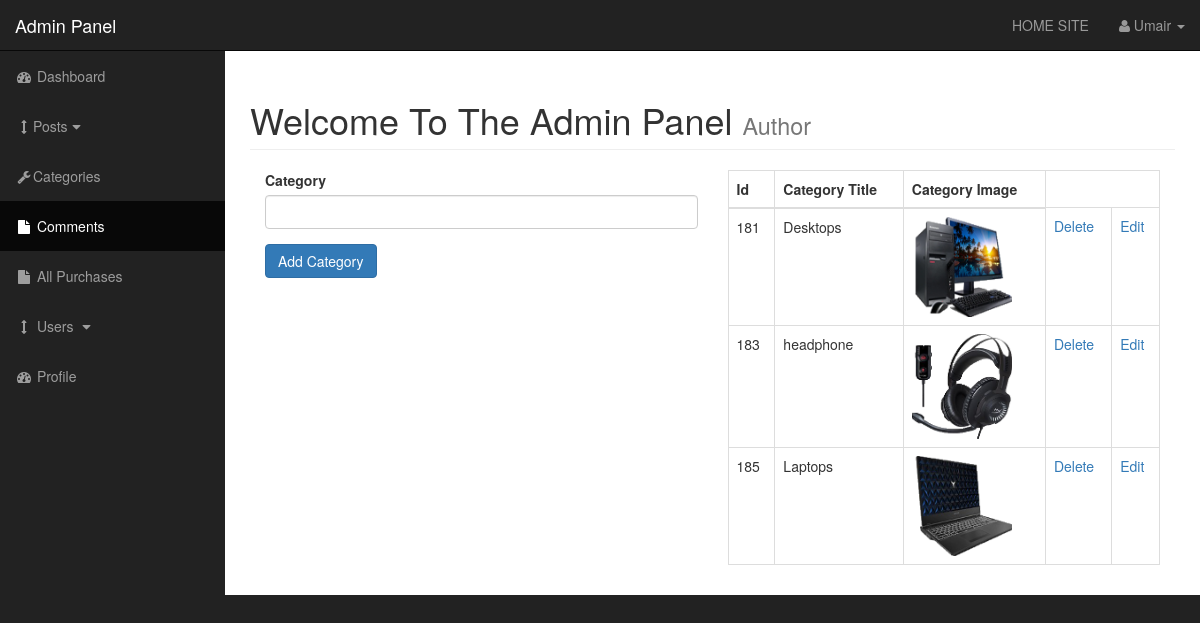
/admin/categories.php (signed in), run on the app's committed database.
### tables this page shows
CREATE TABLE `categories` (
  `cat_id` int(4) NOT NULL,
  `cat_title` varchar(9999) NOT NULL,
  `cat_images` varchar(9999) NOT NULL,
  `cat_description` varchar(9999) NOT NULL
);

### admin/includes/functions.php (the view, shortened to what this page needs)
<?php
function findallcategories(){
                            global $connection;
                                    $query="SELECT * FROM categories";
                                    $select_categories=mysqli_query($connection,$query);
                                   while($row=mysqli_fetch_assoc($select_categories)){
                                       $cat_title=$row['cat_title'];
                                       $cat_id=$row['cat_id'];
                                       $cat_image=$row['cat_images'];
                                       echo "<tr>";
                                       echo "<td>{$cat_id}</td>";
                                       echo "<td>{$cat_title}</td>";
                                       echo "<td><img class='img-responsive' width='100' src='{$cat_image}'></td>";
                                       echo "<td><a href='categories.php?delete={$cat_id}'>Delete</a></td>";
                                       echo "<td><a href='categories.php?edit={$cat_id}'>Edit</a></td>";
                                       echo "</tr>";
                                   }
}
?>

### admin/css/sb-admin.css (style rules this page uses)
body { margin-top: 100px; background-color: #222; }
@media (min-width:768px) { body { margin-top: 50px; } }

### data on the page
categories: cat_id "181", cat_title "Desktops", cat_images (picture)
categories: cat_id "183", cat_title "headphone", cat_images (picture)
categories: cat_id "185", cat_title "Laptops", cat_images (picture)

### other printed values
$_SESSION['username'] "Umair"
